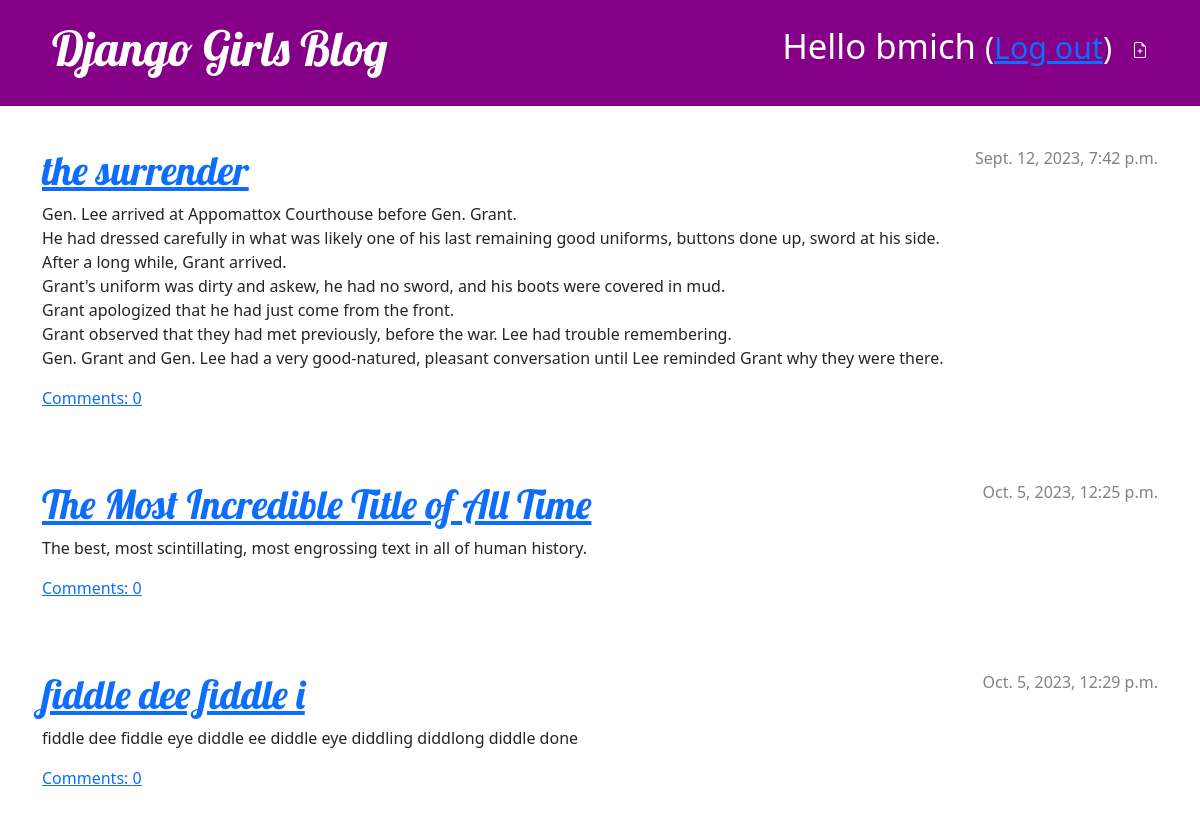
The app's page / (signed in) with its own data.
### blog/models.py (models this page shows, shortened)
class Post(models.Model):
    author = models.ForeignKey(settings.AUTH_USER_MODEL, on_delete=models.CASCADE)
    title = models.CharField(max_length=200)
    text = models.TextField()
    created_date = models.DateTimeField(default=timezone.now)
    published_date = models.DateTimeField(blank=True, null=True)
    def approved_comments(self):
        return self.comments.filter(approved_comment=True)

### blog/views.py (the view)
# urls.py: path('', views.post_list, name='post_list'),
def post_list(request):
    posts = Post.objects.filter(published_date__lte=timezone.now()).order_by('published_date')
    return render(request, 'blog/post_list.html', {'posts': posts})

### blog/templates/blog/post_list.html
{% extends 'blog/base.html' %}
{% block content %}
    {% for post in posts %}
        <div class="post">
            <div class="date">
                {{ post.published_date }}
            </div>
            <h1><a href="{% url 'post_detail' pk=post.pk %}">{{ post.title }}</a></h1>
            <p>{{ post.text|linebreaksbr }}</p>
            <a href="{% url 'post_detail' pk=post.pk %}">Comments: {{ post.approved_comments.count }}</a>
        </div>
    {% endfor %}
{% endblock content %}

### blog/templates/blog/base.html (shortened to what this page needs)
{% load static %}
<!DOCTYPE html>
<html>
    <head>
        <link rel="stylesheet" href="https://cdn.jsdelivr.net/npm/bootstrap@5.1.3/dist/css/bootstrap.min.css">
        <link rel="stylesheet" href="{% static 'css/blog.css' %}">
    </head>
    <body>
        <header class="page-header">
          <div class="container">
            {% if user.is_authenticated %}
                <a href="{% url 'post_new' %}" class="top-menu">
                </a>
                <p class="top-menu">Hello {{ user.username }} <small>(<a href="{% url 'logout' %}">Log out</a>)</small></p>
            {% else %}
                <a href="{% url 'login' %}" class="top-menu"><span class="glyphicon glyphicon-lock"></span></a>
            {% endif %}
            <h1><a href="/">Django Girls Blog</a></h1>
          </div>
        </header>
        <main class="container">
            <div class="row">
                <div class="col">
                {% block content %}
                {% endblock %}
                </div>
            </div>
        </main>
    </body>
</html>

### blog/static/css/blog.css (style rules this page uses)
.page-header { background-color: #850086; margin-top: 0; margin-bottom: 40px; padding: 20px 20px 20px 40px; }
.page-header h1, .page-header h1 a, .page-header h1 a:visited, .page-header h1 a:active { color: #ffffff; font-size: 36pt; text-decoration: none; }
h1, h2, h3, h4 { font-family: 'Lobster', cursive; }
.date { color: #828282; }
.top-menu, .top-menu:hover, .top-menu:visited { color: #ffffff; float: right; font-size: 26pt; margin-right: 20px; }
.post { margin-bottom: 70px; }
.post > .date, .post > .actions { float: right; }

### records on screen
Post: published_date "Sept. 12, 2023, 7:42 p.m.", title "the surrender", text "Gen. Lee arrived at Appomattox Courthouse before Gen. Grant. He had dressed carefully in what was likely one of his last remaining good uniforms, buttons done up, sword at his side. After a long while, Grant arrived. Grant's uniform was dirty and askew, he had no sword, and his boots were covered in mud. Grant apologized that he had just come from the front. Grant observed that they had met previously, before the war. Lee had trouble remembering. Gen. Grant and Gen. Lee had a very good-natured, pleasant conversation until Lee reminded Grant why they were there.", approved_comments.count "0"
Post: published_date "Oct. 5, 2023, 12:25 p.m.", title "The Most Incredible Title of All Time", text "The best, most scintillating, most engrossing text in all of human history.", approved_comments.count "0"
Post: published_date "Oct. 5, 2023, 12:29 p.m.", title "fiddle dee fiddle i", text "fiddle dee fiddle eye diddle ee diddle eye diddling diddlong diddle done", approved_comments.count "0"

### other values on screen
{{ user.username }} "bmich"
